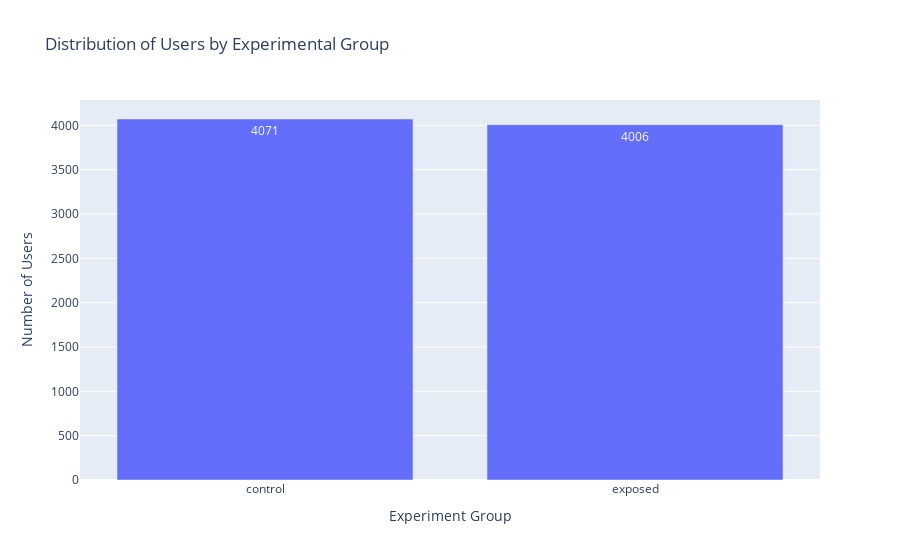

The notebook cell this image was saved under:
### Markdown cell above
### **Distribution of Experimental Groups**

The bar chart below shows the count of users assigned to each experimental group (control vs. exposed), providing an initial overview of the experimental balance.

### Code cell
group_counts = data['experiment'].value_counts().reset_index()
group_counts.columns = ['experiment', 'count']

fig = px.bar(
    group_counts, 
    x='experiment', 
    y='count',
    title='Distribution of Users by Experimental Group',
    labels={'experiment': 'Experiment Group', 'count': 'Number of Users'},
    text='count'
)
fig.show()

### Figure 1 — Plotly figure (JSON) as saved in the notebook; plotly's stock layout.template omitted (floating-point values rounded to 4 significant figures)
{"data": [{"alignmentgroup": "True", "hovertemplate": "Experiment Group=%{x}<br>Number of Users=%{text}<extra></extra>", "legendgroup": "", "marker": {"color": "#636efa", "pattern": {"shape": ""}}, "name": "", "offsetgroup": "", "orientation": "v", "showlegend": false, "text": [4071, 4006], "textposition": "auto", "type": "bar", "x": ["control", "exposed"], "xaxis": "x", "y": [4071, 4006], "yaxis": "y"}], "layout": {"barmode": "relative", "legend": {"tracegroupgap": 0}, "title": {"text": "Distribution of Users by Experimental Group"}, "xaxis": {"anchor": "y", "domain": [0, 1], "title": {"text": "Experiment Group"}}, "yaxis": {"anchor": "x", "domain": [0, 1], "title": {"text": "Number of Users"}}}}
